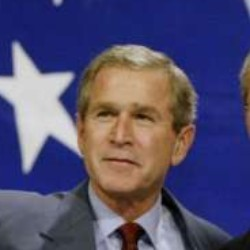
#> input picture Lab4/img/George_W_Bush_0001.jpg, 250 x 250 px; its folder holds 4 pictures in this run
$ python cv_test.py   (older library calls are emulated)
#> lines starting #> are read from the running program, lines starting #| are printed output that depends on the picture
### Lab4/pca.py
import numpy as np
import matplotlib.pyplot as plt
import datagen as dg


def pca(x, k):
    x_mean = np.mean(x)
    x_norm = x - x_mean
    s_Cov = np.dot(np.transpose(x_norm), x_norm)
    eig_val, eig_vec = np.linalg.eig(s_Cov)
    index = np.argsort(-eig_val)
    index = index[0:k]
    pc = eig_vec[:, index]
    new_data = np.dot(np.dot(x - x_mean, pc), pc.T) + x_mean
    return new_data, pc, x_mean


def calc_psnr(original, compressed):
    mse = np.sqrt(np.mean((original - compressed) ** 2))
    return 20 * np.log10(255.0 / mse)


# [9 lines that do not run on import are left out]
    # new_data, pc, mean = pca(dg.getdata(), 3)
    # print(pc)

### Lab4/cv_test.py
import cv2
import numpy as np
from pca import pca,calc_psnr

imgs = np.empty((10, 250, 250))
new_imgs = np.empty((10, 250, 250))
for i in range(10):
    path = 'img/George_W_Bush_00' + str(i + 1).zfill(2) + '.jpg'
    img = cv2.imread(path, 0)
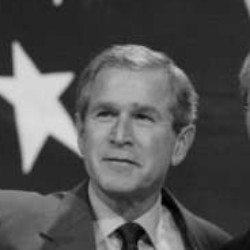
#> img: shape (250, 250); min 0, max 220, mean 83.6
    # img = cv2.resize(img, (80, 80))
    cv2.imshow(str(i), img)
    # img = img.flatten().astype(np.float)
    img = img.astype(np.float)
    imgs[i] = img
    new_imgs[i], pc, mean = pca(img, 80)
#> in pca, `x_mean = np.mean(x)`: x_mean = 83.6
#> in pca, `x_norm = x - x_mean`:
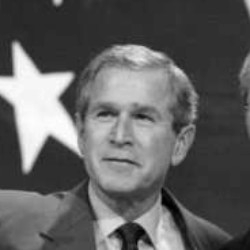
#> x_norm: shape (250, 250) float64; min -83.6, max 136.4, mean 0; drawn with min black and max white
#> in pca, `s_Cov = np.dot(np.transpose(x_norm), x_norm)`:
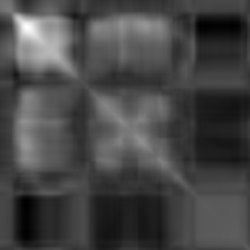
#> s_Cov: shape (250, 250) float64; min -486324.6, max 1960163.2, mean 196669.3; drawn with min black and max white
#> in pca, `eig_val, eig_vec = np.linalg.eig(s_Cov)`:
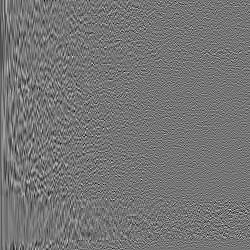
#> eig_vec: shape (250, 250) float64; min -0.314, max 0.367, mean -7.63e-05; drawn with min black and max white
#> in pca, `eig_val, eig_vec = np.linalg.eig(s_Cov)`: eig_val = 250 values, max 87856222.4 at index 0, min 4.47e-07 at index 226, mean 721897.4
#> in pca, `index = np.argsort(-eig_val)`: index = 250 values, max 249 at index 229, min 0 at index 0, mean 124.5
#> in pca, `index = index[0:k]`: index = 80 values from 0 to 79
#> in pca, `pc = eig_vec[:, index]`:
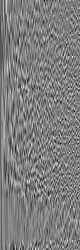
#> pc: shape (250, 80) float64; min -0.305, max 0.308, mean -0.00024; drawn with min black and max white
#> mean = 83.6
#> pass 2 of the loop `for i in range(10):`:
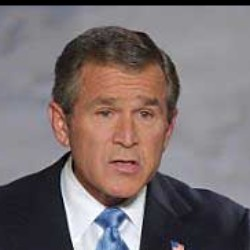
#> input picture Lab4/img/George_W_Bush_0002.jpg, 250 x 250 px
#> x_mean = 113.2
#> in pca (call 2), `eig_val, eig_vec = np.linalg.eig(s_Cov)`:
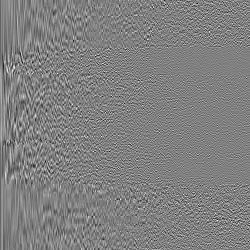
#> eig_vec: shape (250, 250) float64; min -0.345, max 0.34, mean -3.37e-05; drawn with min black and max white
#> eig_val = 250 values, max 102426686.9 at index 0, min 0.000196 at index 232, mean 733181.3
#> in pca (call 2), `index = np.argsort(-eig_val)`: index = 250 values, max 249 at index 237, min 0 at index 0, mean 124.5
#> in pca (call 2), `index = index[0:k]`: index = 80 values from 0 to 79
#> in pca (call 2), `pc = eig_vec[:, index]`:
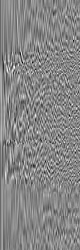
#> pc: shape (250, 80) float64; min -0.345, max 0.309, mean -0.000106; drawn with min black and max white
#> mean = 113.2
#> pass 3 of the loop `for i in range(10):`:
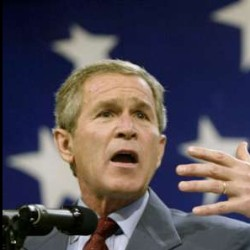
#> input picture Lab4/img/George_W_Bush_0003.jpg, 250 x 250 px
#> x_mean = 79.78
#> in pca (call 3), `eig_val, eig_vec = np.linalg.eig(s_Cov)`:
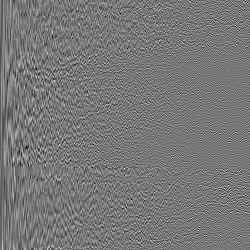
#> eig_vec: shape (250, 250) float64; min -0.316, max 0.357, mean -0.000338; drawn with min black and max white
#> eig_val = 250 values, max 80036383.5 at index 0, min 0.000145 at index 226, mean 997383.7
#> in pca (call 3), `index = np.argsort(-eig_val)`: index = 250 values, max 249 at index 228, min 0 at index 0, mean 124.5
#> in pca (call 3), `index = index[0:k]`: index = 80 values from 0 to 79
#> in pca (call 3), `pc = eig_vec[:, index]`:
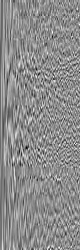
#> pc: shape (250, 80) float64; min -0.314, max 0.253, mean -0.00103; drawn with min black and max white
#> mean = 79.78
#> (the run stopped early here; a loop or call above may not have finished)
